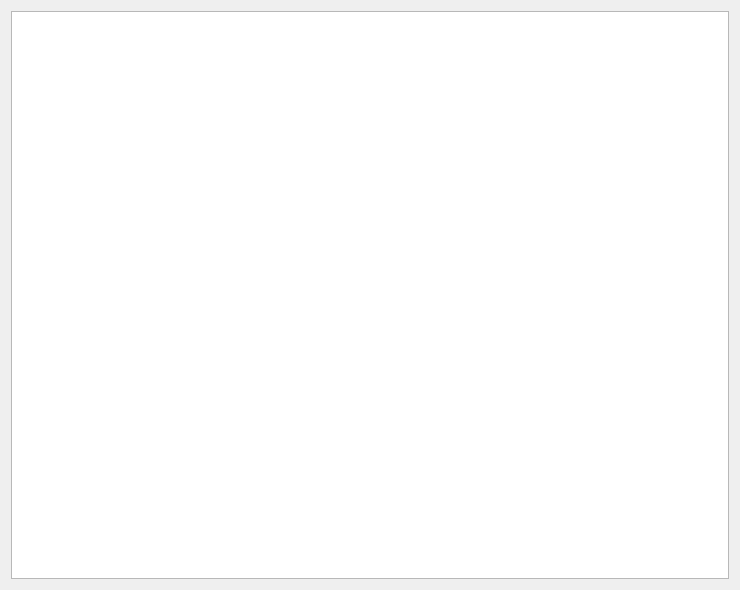
<?xml version="1.0" encoding="UTF-8"?>
<ui version="4.0">
 <class>FormHelp</class>
 <widget class="QWidget" name="FormHelp">
  <property name="geometry">
   <rect>
    <x>0</x>
    <y>0</y>
    <width>740</width>
    <height>590</height>
   </rect>
  </property>
  <property name="windowTitle">
   <string>Form</string>
  </property>
  <property name="windowIcon">
   <iconset resource="Durok.qrc">
    <normaloff>:/Briefcase_files.ico</normaloff>:/Briefcase_files.ico</iconset>
  </property>
  <layout class="QGridLayout">
   <item row="0" column="0">
    <widget class="QTextBrowser" name="textBrowser"/>
   </item>
  </layout>
 </widget>
 <resources>
  <include location="Durok.qrc"/>
 </resources>
 <connections/>
</ui>
